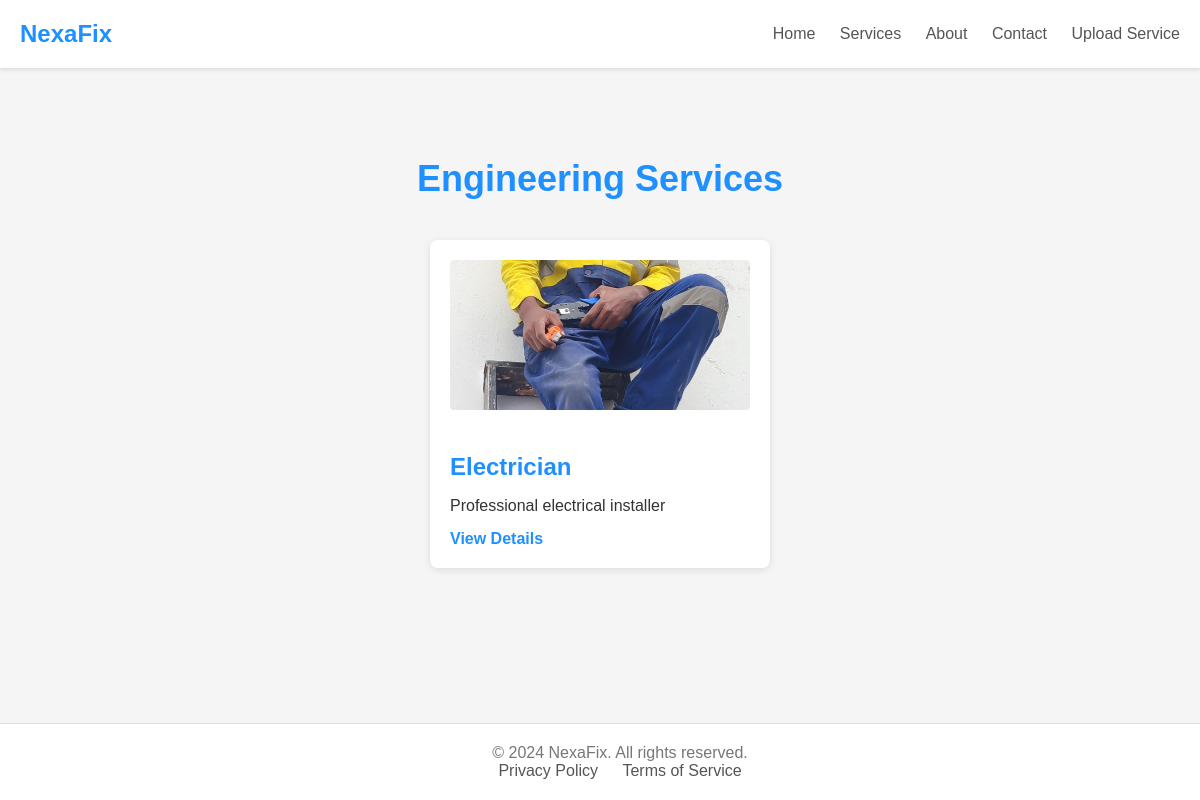
Before: /category/Engineering/ with the older database file.
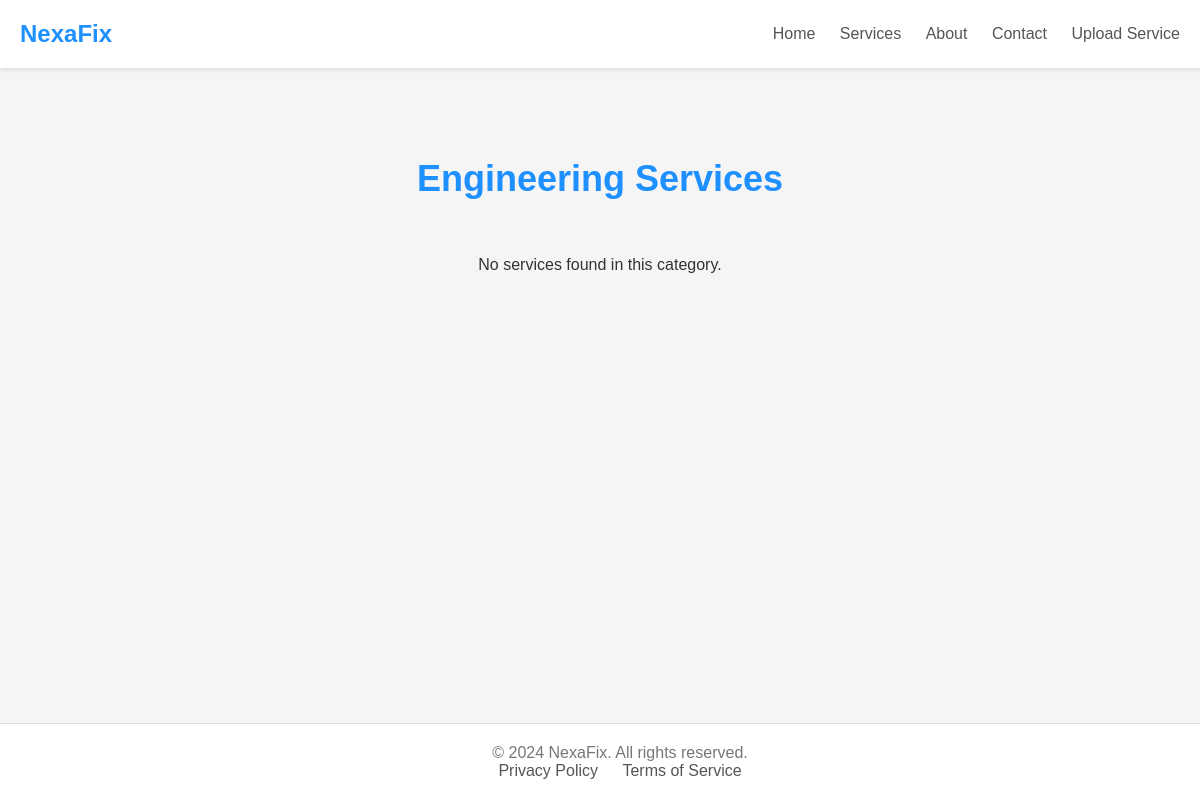
After: the same page with the newer database file.
### maze/models.py (models this page shows, shortened)
class Service(models.Model):
    title = models.CharField(max_length=200)
    description = models.TextField()
    subcategory = models.ForeignKey(SubCategory, on_delete=models.CASCADE)
    file = models.FileField(upload_to='services/', null=True, blank=True)
    image = models.ImageField(upload_to='images/', null=True, blank=True)
    created_at = models.DateTimeField(auto_now_add=True)

### maze/views.py (the view)
# urls.py: path('category/<str:category_str>/', views.category_services, name='category_services'),  # This is for categories
def category_services(request, category_str):
    category = get_object_or_404(Category, name__iexact=category_str)
    services = Service.objects.filter(subcategory__category=category)
    return render(request, 'category_services.html', {'category': category, 'services': services})

### maze/templates/category_services.html (shortened to what this page needs)
<!DOCTYPE html>
<html lang="en">
<head>
    {% load static %}
</head>
<body>
    <header>
        <div class="header-container">
            <a href="/home" class="header-logo">NexaFix</a>
            <nav class="nav-links">
                <a href="/homez">Home</a>
                <a href="#">Services</a>
                <a href="#">About</a>
                <a href="#">Contact</a>
                <a href="#">Upload Service</a>
            </nav>
        </div>
    </header>
    <section class="services-section">
        <h2>{{ category.name }} Services</h2>
        <div class="services-list">
            {% for service in services %}
            <div class="service-item">
                <img src="{{ service.image.url }}" alt="{{ service.title }}">
                <h3>{{ service.title }}</h3>
                <p>{{ service.description|truncatewords:15 }}</p>
                <a href="{% url 'service_detail' service.id %}">View Details</a>
            </div>
            {% empty %}
            <p style="text-align: center; width: 100%;">No services found in this category.</p>
            {% endfor %}
        </div>
    </section>
    <footer>
        <p>&copy; 2024 NexaFix. All rights reserved.</p>
        <div class="footer-links">
            <a href="#">Privacy Policy</a>
            <a href="#">Terms of Service</a>
        </div>
    </footer>
</body>
</html>

Changed rows visible on the page:
removed Service: image (picture), title "Electrician", description "Professional electrical installer"
Other visible differences:
text now shown: "No services found in this category."
